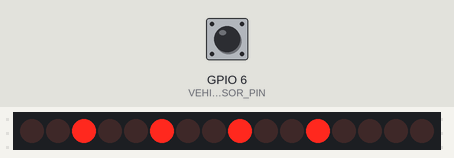
Recording of a sketch running on a simulated ESP32-S3. Parts: 16 port-expander outputs drawn as a row of LEDs (first output left, lit = HIGH). Wiring (inferred from the names in the program): MCP23017 port expander at I2C address 0x20. Wiring (inferred from the signals the program sends): row of LEDs: on Q0, Q1, Q2, Q3, Q4, Q5, Q6, Q7, Q8, Q9, Q10, Q11, Q12, Q13, Q14, Q15. The inputs (shaded band) are chosen by the test bench; at power-on: GPIO 6 (VEHICLE_SENSOR_PIN) HIGH. WiFi joins after 1.5 s; servers stay silent unless stated; uploads are accepted with an empty reply; not simulated (calls return 0 or success): secrets.h; what the sketch prints to the serial monitor is not drawn.

Above: at 2.6 s.
At 4.1 s:
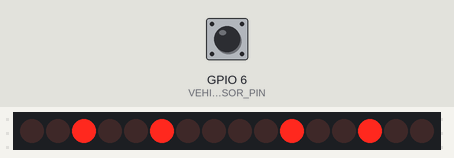
4.2 s: GPIO 6 (VEHICLE_SENSOR_PIN) driven LOW
5.7 s: GPIO 6 (VEHICLE_SENSOR_PIN) driven HIGH
At 9.9 s:
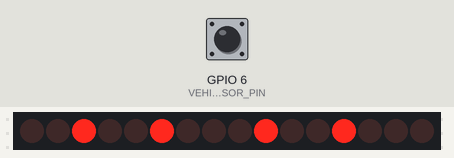
11.7 s: GPIO 6 (VEHICLE_SENSOR_PIN) pulsed LOW 2 times (0.12 s each, 0.3 s apart)
At 17.2 s:
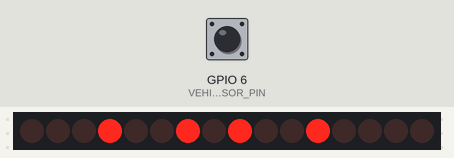
Timing chart, 0 to 21.0 s (numbered marks = the images above; inputs shaded):
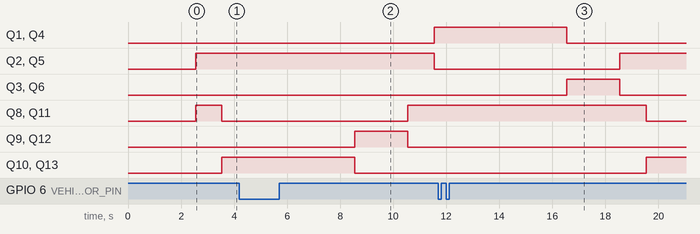

The sketch:

crossroad_traffic_light_with_sensor.ino
```cpp
#include <Arduino.h>
#include <Wire.h>
#include <WiFi.h>
#include <HTTPClient.h>
#include "secrets.h"

/*
  Smart traffic-light controller

  Hardware:
  - ESP32-S3
  - MCP23017 I2C output expander
  - 2x ULN2803 driver IC
  - KY-021 vehicle sensor on GPIO 6

  Backend message format:
  {
    "sensorId": "north_1",
    "direction": "north",
    "phase": "EW_GREEN",
    "interpretedState": "waiting_vehicle",
    "timestampMs": 123456,
    "valid": true
  }
*/

// ============================================================
// Wi-Fi and backend settings
// ============================================================

const char* BACKEND_URL = "http://httpbin.org/post";

const unsigned long WIFI_CONNECT_TIMEOUT = 20000;
const unsigned long HTTP_TIMEOUT = 5000;

// ============================================================
// Vehicle sensor settings
// ============================================================

const int VEHICLE_SENSOR_PIN = 6;

// KY-021 reed-switch modules commonly work as active LOW with INPUT_PULLUP.
const int SENSOR_ACTIVE_LEVEL = LOW;
const unsigned long SENSOR_DEBOUNCE_TIME = 50;
const unsigned long SENSOR_STATUS_PRINT_INTERVAL = 4000;

// ============================================================
// I2C settings
// ============================================================

const int I2C_SDA_PIN = 5;
const int I2C_SCL_PIN = 4;

const uint8_t MCP_ADDR = 0x20;

// ============================================================
// MCP23017 registers
// ============================================================

const uint8_t IODIRA = 0x00;
const uint8_t IODIRB = 0x01;
const uint8_t GPIOA  = 0x12;
const uint8_t GPIOB  = 0x13;

// ============================================================
// Output mapping
// ============================================================

const uint8_t TL1_RED_B    = 0;
const uint8_t TL1_YELLOW_B = 1;
const uint8_t TL1_GREEN_B  = 2;
const uint8_t TL2_RED_B    = 3;
const uint8_t TL2_YELLOW_B = 4;
const uint8_t TL2_GREEN_B  = 5;

const uint8_t TL3_YELLOW_A = 6;
const uint8_t TL3_RED_A    = 5;
const uint8_t TL3_GREEN_A  = 4;
const uint8_t TL4_YELLOW_A = 3;
const uint8_t TL4_RED_A    = 2;
const uint8_t TL4_GREEN_A  = 1;

// ============================================================
// Timing values
// ============================================================

const unsigned long ALL_RED_TIME = 1000;
const unsigned long GREEN_TIME   = 5000;
const unsigned long YELLOW_TIME  = 2000;

// ============================================================
// Phase constants
// ============================================================

const uint8_t PHASE_ALL_RED_1     = 0;
const uint8_t PHASE_ROAD12_GREEN  = 1;
const uint8_t PHASE_ROAD12_YELLOW = 2;
const uint8_t PHASE_ALL_RED_2     = 3;
const uint8_t PHASE_ROAD34_GREEN  = 4;
const uint8_t PHASE_ROAD34_YELLOW = 5;

// ============================================================
// State variables
// ============================================================

uint8_t currentPhase = PHASE_ALL_RED_1;
unsigned long lastPhaseChange = 0;

// ============================================================
// Sensor state variables
// ============================================================

int rawSensorLevel = HIGH;
bool rawSensorActive = false;
bool lastRawSensorActive = false;
bool stableSensorActive = false;

unsigned long lastRawSensorChangeTime = 0;
unsigned long lastSensorStatusPrint = 0;

// ============================================================
// MCP23017 functions
// ============================================================

uint8_t bitMask(uint8_t bit) {
  return (1 << bit);
}

void mcpWriteRegister(uint8_t reg, uint8_t value) {
  Wire.beginTransmission(MCP_ADDR);
  Wire.write(reg);
  Wire.write(value);
  Wire.endTransmission();
}

void mcpWriteBoth(uint8_t portAValue, uint8_t portBValue) {
  mcpWriteRegister(GPIOA, portAValue);
  mcpWriteRegister(GPIOB, portBValue);
}

void mcpInit() {
  mcpWriteRegister(IODIRA, 0x00);
  mcpWriteRegister(IODIRB, 0x00);
  mcpWriteBoth(0x00, 0x00);
}

// ============================================================
// Sensor functions
// ============================================================

void initSensor() {
  pinMode(VEHICLE_SENSOR_PIN, INPUT_PULLUP);

  rawSensorLevel = digitalRead(VEHICLE_SENSOR_PIN);
  rawSensorActive = (rawSensorLevel == SENSOR_ACTIVE_LEVEL);
  lastRawSensorActive = rawSensorActive;
  stableSensorActive = rawSensorActive;
  lastRawSensorChangeTime = millis();
}

void updateSensor(unsigned long now) {
  rawSensorLevel = digitalRead(VEHICLE_SENSOR_PIN);
  rawSensorActive = (rawSensorLevel == SENSOR_ACTIVE_LEVEL);

  if (rawSensorActive != lastRawSensorActive) {
    lastRawSensorChangeTime = now;
    lastRawSensorActive = rawSensorActive;
  }

  if ((now - lastRawSensorChangeTime) >= SENSOR_DEBOUNCE_TIME) {
    if (stableSensorActive != rawSensorActive) {
      stableSensorActive = rawSensorActive;

      Serial.print("[SENSOR] Stable state changed: ");
      Serial.println(stableSensorActive ? "vehicle detected" : "no vehicle");
    }
  }
}

bool vehicleDetected() {
  return stableSensorActive;
}

void printSensorStatus(unsigned long now) {
  if ((now - lastSensorStatusPrint) < SENSOR_STATUS_PRINT_INTERVAL) {
    return;
  }

  lastSensorStatusPrint = now;

  Serial.print("[SENSOR] GPIO ");
  Serial.print(VEHICLE_SENSOR_PIN);
  Serial.print(" raw level: ");
  Serial.print(rawSensorLevel == HIGH ? "HIGH" : "LOW");
  Serial.print(" | stable state: ");
  Serial.println(stableSensorActive ? "vehicle detected" : "no vehicle");
}

// ============================================================
// Wi-Fi functions
// ============================================================

void printWiFiStatus() {
  Serial.println();
  Serial.println("---------------- WIFI STATUS ----------------");
  Serial.print("SSID: ");
  Serial.println(WIFI_SSID);

  Serial.print("WiFi.status(): ");
  Serial.println(WiFi.status());

  if (WiFi.status() == WL_CONNECTED) {
    Serial.println("Connection result: CONNECTED");
    Serial.print("Local IP: ");
    Serial.println(WiFi.localIP());
    Serial.print("Gateway IP: ");
    Serial.println(WiFi.gatewayIP());
    Serial.print("DNS IP: ");
    Serial.println(WiFi.dnsIP());
    Serial.print("Signal strength RSSI: ");
    Serial.print(WiFi.RSSI());
    Serial.println(" dBm");
  } else {
    Serial.println("Connection result: NOT CONNECTED");
  }

  Serial.println("---------------------------------------------");
  Serial.println();
}

bool connectToWiFi() {
  Serial.println();
  Serial.println("[WIFI] Connecting to Wi-Fi...");
  Serial.print("SSID: ");
  Serial.println(WIFI_SSID);

  WiFi.mode(WIFI_STA);
  WiFi.begin(WIFI_SSID, WIFI_PASSWORD);

  unsigned long startAttempt = millis();

  while (WiFi.status() != WL_CONNECTED &&
         millis() - startAttempt < WIFI_CONNECT_TIMEOUT) {
    Serial.print(".");
    delay(500);
  }

  Serial.println();

  if (WiFi.status() == WL_CONNECTED) {
    Serial.println("[WIFI] Connection PASSED.");
    printWiFiStatus();
    return true;
  }

  Serial.println("[WIFI] Connection FAILED.");
  printWiFiStatus();
  return false;
}

// ============================================================
// Traffic-light output functions
// ============================================================

void allRed() {
  uint8_t a = 0;
  uint8_t b = 0;

  b |= bitMask(TL1_RED_B);
  b |= bitMask(TL2_RED_B);

  a |= bitMask(TL3_RED_A);
  a |= bitMask(TL4_RED_A);

  mcpWriteBoth(a, b);
}

void road12Green_road34Red() {
  uint8_t a = 0;
  uint8_t b = 0;

  b |= bitMask(TL1_GREEN_B);
  b |= bitMask(TL2_GREEN_B);

  a |= bitMask(TL3_RED_A);
  a |= bitMask(TL4_RED_A);

  mcpWriteBoth(a, b);
}

void road12Yellow_road34Red() {
  uint8_t a = 0;
  uint8_t b = 0;

  b |= bitMask(TL1_YELLOW_B);
  b |= bitMask(TL2_YELLOW_B);

  a |= bitMask(TL3_RED_A);
  a |= bitMask(TL4_RED_A);

  mcpWriteBoth(a, b);
}

void road12Red_road34Green() {
  uint8_t a = 0;
  uint8_t b = 0;

  b |= bitMask(TL1_RED_B);
  b |= bitMask(TL2_RED_B);

  a |= bitMask(TL3_GREEN_A);
  a |= bitMask(TL4_GREEN_A);

  mcpWriteBoth(a, b);
}

void road12Red_road34Yellow() {
  uint8_t a = 0;
  uint8_t b = 0;

  b |= bitMask(TL1_RED_B);
  b |= bitMask(TL2_RED_B);

  a |= bitMask(TL3_YELLOW_A);
  a |= bitMask(TL4_YELLOW_A);

  mcpWriteBoth(a, b);
}

// ============================================================
// Backend message functions
// ============================================================

const char* getBackendPhase(uint8_t phase) {
  switch (phase) {
    case PHASE_ALL_RED_1:
    case PHASE_ALL_RED_2:
      return "ALL_RED";

    case PHASE_ROAD12_GREEN:
      return "NS_GREEN";

    case PHASE_ROAD12_YELLOW:
      return "NS_YELLOW";

    case PHASE_ROAD34_GREEN:
      return "EW_GREEN";

    case PHASE_ROAD34_YELLOW:
      return "EW_YELLOW";

    default:
      return "UNKNOWN";
  }
}

const char* getInterpretedState(uint8_t phase) {
  if (!vehicleDetected()) {
    return "no_vehicle";
  }

  switch (phase) {
    case PHASE_ROAD12_GREEN:
    case PHASE_ROAD12_YELLOW:
      return "passing_vehicle";

    case PHASE_ALL_RED_1:
    case PHASE_ALL_RED_2:
    case PHASE_ROAD34_GREEN:
    case PHASE_ROAD34_YELLOW:
    default:
      return "waiting_vehicle";
  }
}

String createBackendJsonMessage(uint8_t phase) {
  String payload = "{";
  payload += "\"sensorId\":\"north_1\",";
  payload += "\"direction\":\"north\",";
  payload += "\"phase\":\"";
  payload += getBackendPhase(phase);
  payload += "\",";
  payload += "\"interpretedState\":\"";
  payload += getInterpretedState(phase);
  payload += "\",";
  payload += "\"timestampMs\":";
  payload += millis();
  payload += ",";
  payload += "\"valid\":true";
  payload += "}";

  return payload;
}

void sendBackendMessage(uint8_t phase) {
  updateSensor(millis());

  if (WiFi.status() != WL_CONNECTED) {
    Serial.println("[BACKEND] Wi-Fi not connected. Trying reconnect...");

    if (!connectToWiFi()) {
      Serial.println("[BACKEND] POST skipped because Wi-Fi is unavailable.");
      return;
    }
  }

  String payload = createBackendJsonMessage(phase);

  Serial.println();
  Serial.println("[BACKEND] Sending JSON payload:");
  Serial.println(payload);

  HTTPClient http;
  http.setTimeout(HTTP_TIMEOUT);

  if (!http.begin(BACKEND_URL)) {
    Serial.println("[BACKEND] HTTP begin failed.");
    return;
  }

  http.addHeader("Content-Type", "application/json");
  http.addHeader("Accept", "application/json");

  unsigned long startRequest = millis();
  int httpResponseCode = http.POST(payload);
  unsigned long requestDuration = millis() - startRequest;

  Serial.print("[BACKEND] HTTP response code: ");
  Serial.println(httpResponseCode);
  Serial.print("[BACKEND] Request duration ms: ");
  Serial.println(requestDuration);

  if (httpResponseCode >= 200 && httpResponseCode < 300) {
    Serial.println("[BACKEND] POST successful.");
  } else if (httpResponseCode > 0) {
    Serial.println("[BACKEND] Backend returned an error response.");
    String response = http.getString();
    Serial.print("[BACKEND] Response body: ");
    Serial.println(response);
  } else {
    Serial.print("[BACKEND] HTTP request failed: ");
    Serial.println(http.errorToString(httpResponseCode));
  }

  http.end();
}

// ============================================================
// State machine functions
// ============================================================

void applyPhase(uint8_t phase) {
  switch (phase) {
    case PHASE_ALL_RED_1:
      allRed();
      Serial.println("Phase: ALL_RED");
      break;

    case PHASE_ROAD12_GREEN:
      road12Green_road34Red();
      Serial.println("Phase: NS_GREEN");
      break;

    case PHASE_ROAD12_YELLOW:
      road12Yellow_road34Red();
      Serial.println("Phase: NS_YELLOW");
      break;

    case PHASE_ALL_RED_2:
      allRed();
      Serial.println("Phase: ALL_RED");
      break;

    case PHASE_ROAD34_GREEN:
      road12Red_road34Green();
      Serial.println("Phase: EW_GREEN");
      break;

    case PHASE_ROAD34_YELLOW:
      road12Red_road34Yellow();
      Serial.println("Phase: EW_YELLOW");
      break;

    default:
      allRed();
      Serial.println("Phase: UNKNOWN -> fallback ALL_RED");
      break;
  }

  sendBackendMessage(phase);
}

unsigned long getPhaseDuration(uint8_t phase) {
  switch (phase) {
    case PHASE_ALL_RED_1:
    case PHASE_ALL_RED_2:
      return ALL_RED_TIME;

    case PHASE_ROAD12_GREEN:
    case PHASE_ROAD34_GREEN:
      return GREEN_TIME;

    case PHASE_ROAD12_YELLOW:
    case PHASE_ROAD34_YELLOW:
      return YELLOW_TIME;

    default:
      return ALL_RED_TIME;
  }
}

uint8_t getNextPhase(uint8_t phase) {
  switch (phase) {
    case PHASE_ALL_RED_1:
      return PHASE_ROAD12_GREEN;

    case PHASE_ROAD12_GREEN:
      return PHASE_ROAD12_YELLOW;

    case PHASE_ROAD12_YELLOW:
      return PHASE_ALL_RED_2;

    case PHASE_ALL_RED_2:
      return PHASE_ROAD34_GREEN;

    case PHASE_ROAD34_GREEN:
      return PHASE_ROAD34_YELLOW;

    case PHASE_ROAD34_YELLOW:
      return PHASE_ALL_RED_1;

    default:
      return PHASE_ALL_RED_1;
  }
}

// ============================================================
// Setup
// ============================================================

void setup() {
  Serial.begin(115200);
  delay(1000);

  Serial.println();
  Serial.println("============================================================");
  Serial.println("SMART TRAFFIC LIGHT START");
  Serial.println("============================================================");

  initSensor();

  Wire.begin(I2C_SDA_PIN, I2C_SCL_PIN);
  mcpInit();

  connectToWiFi();

  lastPhaseChange = millis();
  applyPhase(currentPhase);

  Serial.println("Breadboard traffic light controller started");
  Serial.println("Non-blocking timing with millis()");
  Serial.println("Vehicle sensor is read from GPIO 6.");
  Serial.println("Backend JSON is sent after every phase change.");
  Serial.println("============================================================");
}

// ============================================================
// Main loop
// ============================================================

void loop() {
  unsigned long now = millis();

  updateSensor(now);
  printSensorStatus(now);

  if (now - lastPhaseChange >= getPhaseDuration(currentPhase)) {
    currentPhase = getNextPhase(currentPhase);
    lastPhaseChange = now;
    applyPhase(currentPhase);
  }
}
```

Measured:
- after the input at 4.2 s, every drawn part: stays the same
